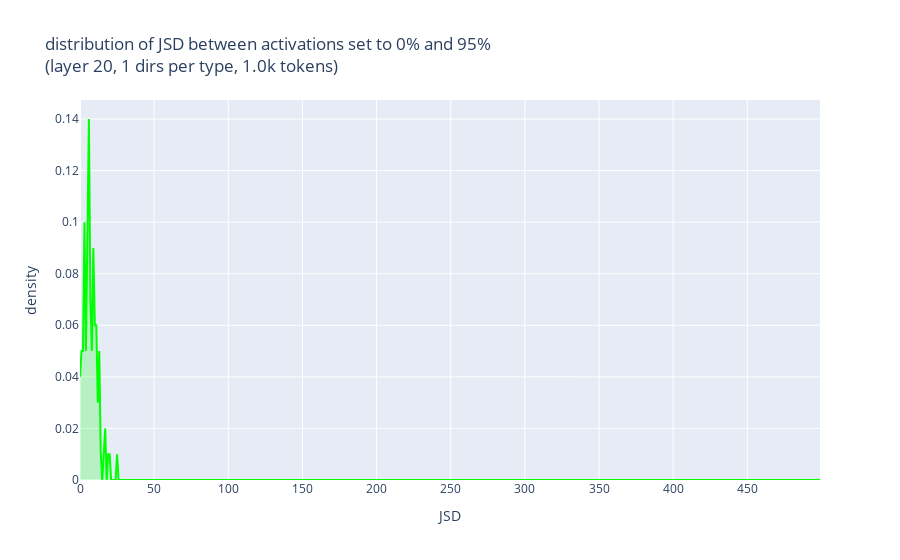

Here is the notebook cell this chart was saved with:
### Code cell
plot_hist(hist_by_name, color_by_name, "JSD")

### Figure 1 — Plotly figure (JSON) as saved in the notebook; plotly's stock layout.template omitted (floating-point values rounded to 4 significant figures; data arrays with more than 128 entries replaced by an {"elided": "..."} marker saying what was removed)
{"data": [{"fill": "tozeroy", "fillcolor": "rgba(0, 255, 0, 0.2)", "line": {"color": "rgb(0, 255, 0)", "width": 2}, "name": "random", "type": "scatter", "x": {"elided": "500 int values"}, "y": {"elided": "500 float values"}}], "layout": {"legend": {"title": {"text": "dirs type"}}, "title": {"text": "distribution of JSD between activations set to 0% and 95%<br>(layer 20, 1 dirs per type, 1.0k tokens)"}, "xaxis": {"title": {"text": "JSD"}}, "yaxis": {"title": {"text": "density"}}}}
